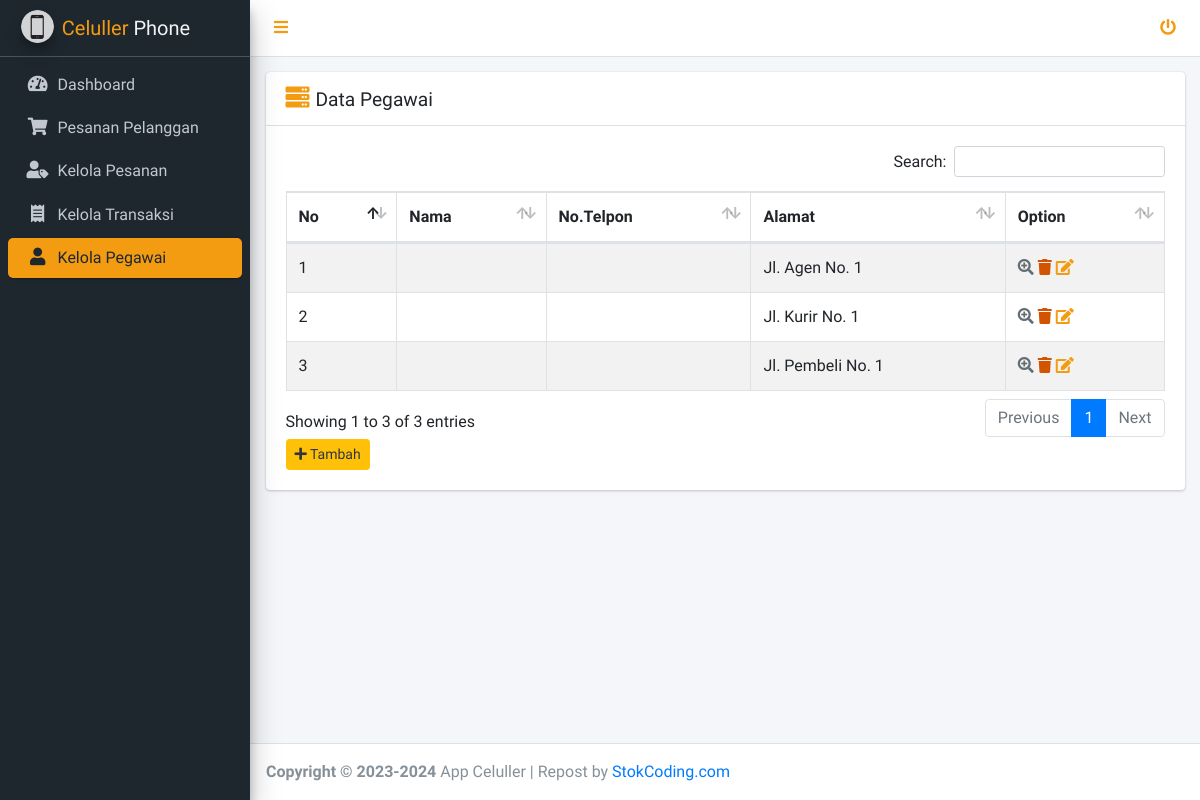
/pegawai/index.php?page=pegawai (signed in), run on the app's committed database.
### tables this page shows
CREATE TABLE `user` (
  `id_user` int NOT NULL AUTO_INCREMENT,
  `nama_depan` varchar(100) NOT NULL COMMENT 'Nama depan pengguna',
  `nama_belakang` varchar(100) DEFAULT NULL COMMENT 'Nama belakang pengguna',
  `email` varchar(150) NOT NULL COMMENT 'Email untuk login',
  `password` varchar(255) NOT NULL COMMENT 'Password terenkripsi',
  `telepon` varchar(15) DEFAULT NULL COMMENT 'Nomor telepon',
  `alamat` text COMMENT 'Alamat default pengguna',
  `jk` enum('L','P') DEFAULT NULL COMMENT 'Jenis kelamin: L=Laki-laki, P=Perempuan',
  `role` enum('Admin','Agen','Kurir','Pembeli') NOT NULL DEFAULT 'Pembeli' COMMENT 'Role pengguna',
  `id_agen` int DEFAULT NULL COMMENT 'ID agen untuk admin (relasi admin-agen)',
  `created_at` datetime DEFAULT CURRENT_TIMESTAMP COMMENT 'Tanggal registrasi',
  `updated_at` datetime DEFAULT CURRENT_TIMESTAMP ON UPDATE CURRENT_TIMESTAMP,
  PRIMARY KEY (`id_user`),
  UNIQUE KEY `email` (`email`),
  CONSTRAINT `fk_user_agen` FOREIGN KEY (`id_agen`) REFERENCES `user` (`id_user`) ON DELETE SET NULL
);

### pegawai/kelola_pegawai/kelola_pegawai.php (the view)
<div class="container-fluid">
<div class="card">
    <h4 class="card-header"><i class="fas fa-server" style="color: #f39c12;"></i> <small>Data Pegawai</small> </h4>
        <div class="card-body">
        <table id="example1" class="table table-bordered table-striped">
            <thead>
                <tr>
                    <th>No</th>
                    <th>Nama</th>
                    <th>No.Telpon</th>
                    <th>Alamat</th>
                    <th>Option</th>
                </tr>
            </thead>
            <tbody>
            <?php
                $no = 1;
                $query = mysqli_query( $koneksi, "select * from user where not role='Pelanggan' AND not role='Admin'");
                while($data = mysqli_fetch_assoc($query)) :
            ?>
                <tr>
                    <td><?= $no++; ?></td>
                    <td><?= $data['nama'] ?></td>
                    <td><?= $data['no_telp'] ?></td>
                    <td><?= $data['alamat'] ?></td>
                    <td>
                        <a href="index.php?page=detail_pegawai&id_user=<?= $data['id_user']; ?>"><i class="fas fa-search-plus" style="color:#636e72;"></i></a>
                        <a href="index.php?page=hapus_pegawai&id_user=<?= $data['id_user'] ?>"><i class="fas fa-trash" style="color:#d35400;"></i></a>
                        <a href="index.php?page=ubah_pegawai&id_user=<?= $data['id_user'] ?>"><i class="fas fa-edit" style="color: #f39c12;"></i></a>
                    </td>
                </tr>
                <?php endwhile; ?>
            </tbody>
        </table>
        <a href="index.php?page=tambah_pegawai" class="btn btn-sm btn-warning"> <span style="color:#2f3640;"> <i class="fas fa-plus"></i> Tambah</span> </a>
        </div>
    </div>
</div>

### data on the page
user: alamat "Jl. Agen No. 1"
user: alamat "Jl. Kurir No. 1"
user: alamat "Jl. Pembeli No. 1"
